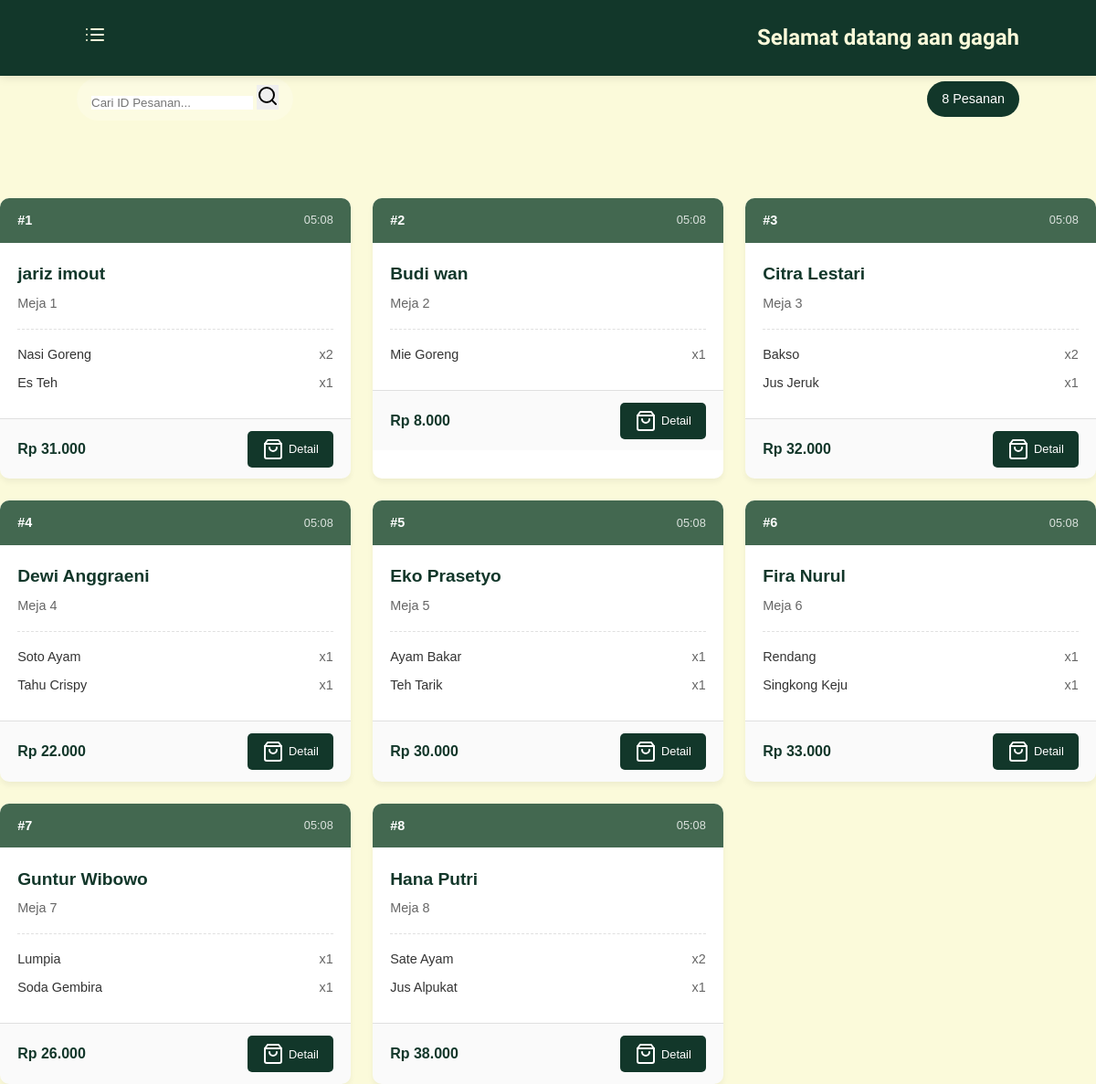
Page /kasir.php (signed in) on the committed database.
### tables this page shows
CREATE TABLE IF NOT EXISTS pesanan (
  id_pesanan INT AUTO_INCREMENT PRIMARY KEY,
  id_pelanggan INT NOT NULL,
  waktu_pesan TIMESTAMP DEFAULT CURRENT_TIMESTAMP,
  total_harga INT NOT NULL,
  pembayaran ENUM('Cash', 'Qris', 'Transfer') NOT NULL,
  FOREIGN KEY (id_pelanggan) REFERENCES pelanggan(id_pelanggan) ON DELETE CASCADE
);

CREATE TABLE IF NOT EXISTS pelanggan (
  id_pelanggan INT AUTO_INCREMENT PRIMARY KEY,
  nama VARCHAR(100) NOT NULL,
  no_meja INT NOT NULL
);

CREATE TABLE IF NOT EXISTS detail_pesanan (
  id INT AUTO_INCREMENT PRIMARY KEY,
  pesanan_id INT NOT NULL,
  menu_id INT NOT NULL,
  jumlah INT NOT NULL,
  FOREIGN KEY (pesanan_id) REFERENCES pesanan(id_pesanan) ON DELETE CASCADE,
  FOREIGN KEY (menu_id) REFERENCES menu(id_menu) ON DELETE CASCADE
);

CREATE TABLE IF NOT EXISTS menu (
  id_menu INT AUTO_INCREMENT PRIMARY KEY,
  nama VARCHAR(100) NOT NULL,
  kategori ENUM('makanan', 'minuman', 'snack') NOT NULL,
  harga INT NOT NULL,
  gambar VARCHAR(255)
);

### getPesanan.php (called while the page is built, shortened)
<?php
function getPesananAktif() {
    global $koneksi;
    $query = "
        SELECT
            p.id_pesanan,
            p.waktu_pesan,
            p.total_harga,
            p.pembayaran,
            pl.nama AS nama_pelanggan,
            pl.no_meja
        FROM pesanan p
        JOIN pelanggan pl ON p.id_pelanggan = pl.id_pelanggan
        ORDER BY p.waktu_pesan DESC
    ";
    $result = $koneksi->query($query);
    $pesanan_list = [];
    while ($row = $result->fetch_assoc()) {
        $id_pesanan = $row['id_pesanan'];
        $detail_query = "
            SELECT
                m.nama AS nama_menu,
                dp.jumlah
            FROM detail_pesanan dp
            JOIN menu m ON dp.menu_id = m.id_menu
            WHERE dp.pesanan_id = $id_pesanan
        ";
        $detail_result = $koneksi->query($detail_query);
        $items = [];
        while ($detail = $detail_result->fetch_assoc()) {
            $items[] = [
                'nama_menu' => $detail['nama_menu'],
                'jumlah' => $detail['jumlah']
            ];
        }
        $pesanan_list[] = [
            'id' => $row['id_pesanan'],
            'waktu_pesan' => $row['waktu_pesan'],
            'total_harga' => $row['total_harga'],
            'pembayaran' => $row['pembayaran'],
            'nama_pelanggan' => $row['nama_pelanggan'],
            'no_meja' => $row['no_meja'],
            'items' => $items
        ];
    }
    return $pesanan_list;
}
?>

### kasir.php (the view, shortened to what this page needs)
<?php
require 'config.php';
require 'getPesanan.php';
$nama_kasir = $_SESSION['nama_kasir'] ?? $_SESSION['username'];
$pesanan = getPesananAktif();
?>
<!DOCTYPE html>
<html lang="en">
  <head>
    <link rel="stylesheet" href="https://cdn.jsdelivr.net/npm/bootstrap-icons@1.11.1/font/bootstrap-icons.css">
    <link rel="stylesheet" href="css/styleKasir.css" />
  </head>
  <body>
    <nav class="navbar">
      <div class="navbar-menu">
        <a href="#" id="menu"><i data-feather="list"></i></a>
      </div>
      <div class="navbar-user">
        <h6>Selamat datang <?php echo htmlspecialchars($nama_kasir); ?></h6>
      </div>
    </nav>
    <main class="main-menu">
      <section class="list-pesanan">
        <div class="pesanan-header">
          <div class="search-box">
            <form action="" method="get">
              <input type="text" id="search-input" placeholder="Cari ID Pesanan..." name="search">
              <button type="submit"><i data-feather="search"></i></button>
            </form>
          </div>
          <div class="pesanan-count">
            <span><?php echo count($pesanan); ?> Pesanan</span>
          </div>
        </div>
        <div class="pesanan-container">
          <?php if(empty($pesanan)): ?>
            <div class="empty-state">
              <i data-feather="inbox" class="empty-icon"></i>
              <p>Tidak ada pesanan aktif saat ini</p>
            </div>
          <?php else: ?>
            <?php foreach($pesanan as $order): ?>
              <div class="pesanan-card">
                <div class="card-header">
                  <span class="order-id">#<?php echo $order['id']; ?></span>
                  <span class="order-time"><?php echo date('H:i', strtotime($order['waktu_pesan'])); ?></span>
                </div>
                <div class="card-body">
                  <div class="customer-info">
                    <h3><?php echo htmlspecialchars($order['nama_pelanggan']); ?></h3>
                    <p>Meja <?php echo $order['no_meja']; ?></p>
                  </div>
                  <div class="order-summary">
                    <?php foreach($order['items'] as $item): ?>
                      <div class="order-item">
                        <span class="item-name"><?php echo $item['nama_menu']; ?></span>
                        <span class="item-qty">x<?php echo $item['jumlah']; ?></span>
                      </div>
                    <?php endforeach; ?>
                  </div>
                </div>
                <div class="card-footer">
                  <span class="total-price">Rp <?php echo number_format($order['total_harga'], 0, ',', '.'); ?></span>
                  <button class="btn-rincian" data-order-id="<?php echo $order['id']; ?>">
                    <i data-feather="shopping-bag"></i> Detail
                  </button>
                </div>
              </div>
            <?php endforeach; ?>
          <?php endif; ?>
        </div>
      </section>
    </main>
  </body>
</html>

### css/styleKasir.css (style rules this page uses)
:root { --primary: #12372a; --secondary: #436850; --accent: #ADBC9F; --bg: #fbfada; --card-bg: #ffffff; --text: #333333; --text-light: #666666; --border: #e0e0e0; --success: #28a745; --danger: #dc3545; --warning: #ffc107; }
* { margin: 0; padding: 0; box-sizing: border-box; outline: none; border: none; text-decoration: none; }
body { font-family: "Poppins", sans-serif; background-color: var(--bg); color: var(--text); line-height: 1.6; }
.navbar { display: flex; justify-content: space-between; align-items: center; padding: 1.4rem 7%; position: fixed; background-color: var(--primary); top: 0; left: 0; right: 0; z-index: 10000; box-shadow: 0 2px 10px rgba(0, 0, 0, 0.1); transition: top 0.3s; }
.navbar-menu { display: flex; }
.navbar-menu .feather { margin: 0 0.5rem; color: var(--bg); }
.navbar-user h6 { font-family: "Lexend Zetta", sans-serif; color: var(--bg); font-size: 1.5rem; }
.list-pesanan { max-width: 75rem; }
.pesanan-header { display: flex; justify-content: space-between; align-items: center; margin: 5.3rem 7%; }
.search-box { background-color: rgba(255, 255, 255, 0.2); border-radius: 30px; padding: 0.5rem 1rem; transition: all 0.3s; }
.pesanan-count { background-color: var(--primary); color: white; padding: 0.5rem 1rem; border-radius: 20px; font-size: 0.9rem; }
.pesanan-container { display: grid; grid-template-columns: repeat(auto-fill, minmax(300px, 1fr)); gap: 1.5rem; margin-top: 1rem; }
.pesanan-card { background-color: var(--card-bg); border-radius: 10px; box-shadow: 0 4px 6px rgba(0, 0, 0, 0.05); overflow: hidden; transition: transform 0.3s, box-shadow 0.3s; }
.card-header { display: flex; justify-content: space-between; align-items: center; padding: 0.8rem 1.2rem; background-color: var(--secondary); color: white; }
.order-id { font-weight: 600; font-size: 0.9rem; }
.order-time { font-size: 0.8rem; opacity: 0.8; }
.card-body { padding: 1.2rem; }
.customer-info h3 { font-size: 1.2rem; margin-bottom: 0.3rem; color: var(--primary); }
.customer-info p { font-size: 0.9rem; color: var(--text-light); margin-bottom: 1rem; }
.order-summary { margin-top: 1rem; border-top: 1px dashed var(--border); padding-top: 1rem; }
.order-item { display: flex; justify-content: space-between; margin-bottom: 0.5rem; font-size: 0.9rem; }
.item-name { color: var(--text); }
.item-qty { color: var(--text-light); }
.card-footer { display: flex; justify-content: space-between; align-items: center; padding: 0.8rem 1.2rem; border-top: 1px solid var(--border); background-color: rgba(0, 0, 0, 0.02); }
.total-price { font-weight: 600; color: var(--primary); }
.btn-rincian { background-color: var(--primary); color: white; padding: 0.5rem 1rem; border-radius: 5px; font-size: 0.8rem; cursor: pointer; display: flex; align-items: center; gap: 0.3rem; transition: background-color 0.3s; }
@media (max-width: 1368px) { html { font-size: 100%; } }

### rows in the picture
pesanan: id "1", waktu_pesan "05:08", id_pelanggan.nama "jariz imout", id_pelanggan.no_meja "1", total_harga "31.000"
detail_pesanan: menu.nama "Nasi Goreng", jumlah "2"
detail_pesanan: menu.nama "Es Teh", jumlah "1"
pesanan: id "2", waktu_pesan "05:08", id_pelanggan.nama "Budi wan", id_pelanggan.no_meja "2", total_harga "8.000"
detail_pesanan: menu.nama "Mie Goreng", jumlah "1"
pesanan: id "3", waktu_pesan "05:08", id_pelanggan.nama "Citra Lestari", id_pelanggan.no_meja "3", total_harga "32.000"
detail_pesanan: menu.nama "Bakso", jumlah "2"
detail_pesanan: menu.nama "Jus Jeruk", jumlah "1"
pesanan: id "4", waktu_pesan "05:08", id_pelanggan.nama "Dewi Anggraeni", id_pelanggan.no_meja "4", total_harga "22.000"
detail_pesanan: menu.nama "Soto Ayam", jumlah "1"
detail_pesanan: menu.nama "Tahu Crispy", jumlah "1"
pesanan: id "5", waktu_pesan "05:08", id_pelanggan.nama "Eko Prasetyo", id_pelanggan.no_meja "5", total_harga "30.000"
detail_pesanan: menu.nama "Ayam Bakar", jumlah "1"
detail_pesanan: menu.nama "Teh Tarik", jumlah "1"
pesanan: id "6", waktu_pesan "05:08", id_pelanggan.nama "Fira Nurul", id_pelanggan.no_meja "6", total_harga "33.000"
detail_pesanan: menu.nama "Rendang", jumlah "1"
detail_pesanan: menu.nama "Singkong Keju", jumlah "1"
pesanan: id "7", waktu_pesan "05:08", id_pelanggan.nama "Guntur Wibowo", id_pelanggan.no_meja "7", total_harga "26.000"
detail_pesanan: menu.nama "Lumpia", jumlah "1"
detail_pesanan: menu.nama "Soda Gembira", jumlah "1"
pesanan: id "8", waktu_pesan "05:08", id_pelanggan.nama "Hana Putri", id_pelanggan.no_meja "8", total_harga "38.000"
detail_pesanan: menu.nama "Sate Ayam", jumlah "2"
detail_pesanan: menu.nama "Jus Alpukat", jumlah "1"

### other values in the picture
$nama_kasir "aan gagah"
count($pesanan) "8"
